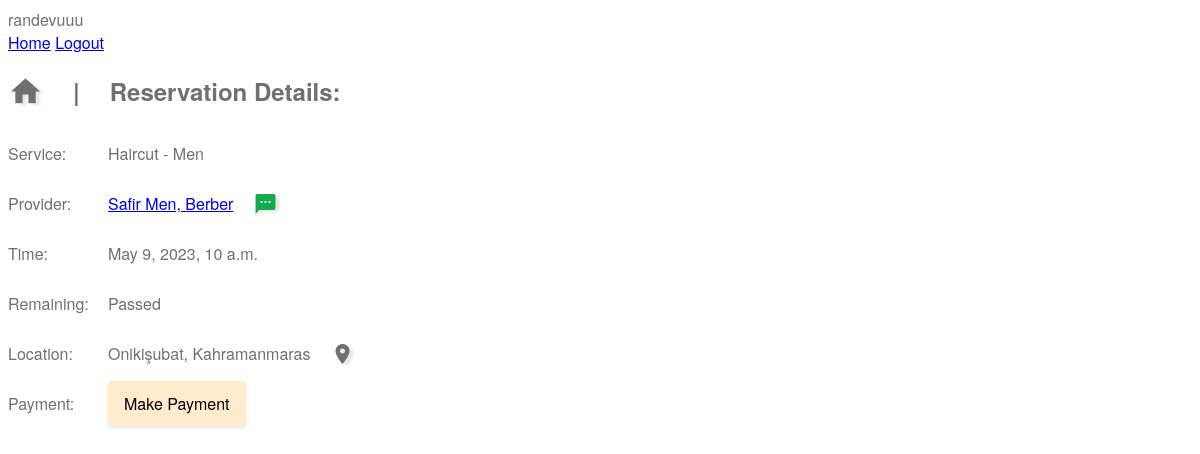
Before: /reservation/1 (signed in) with the older database file.
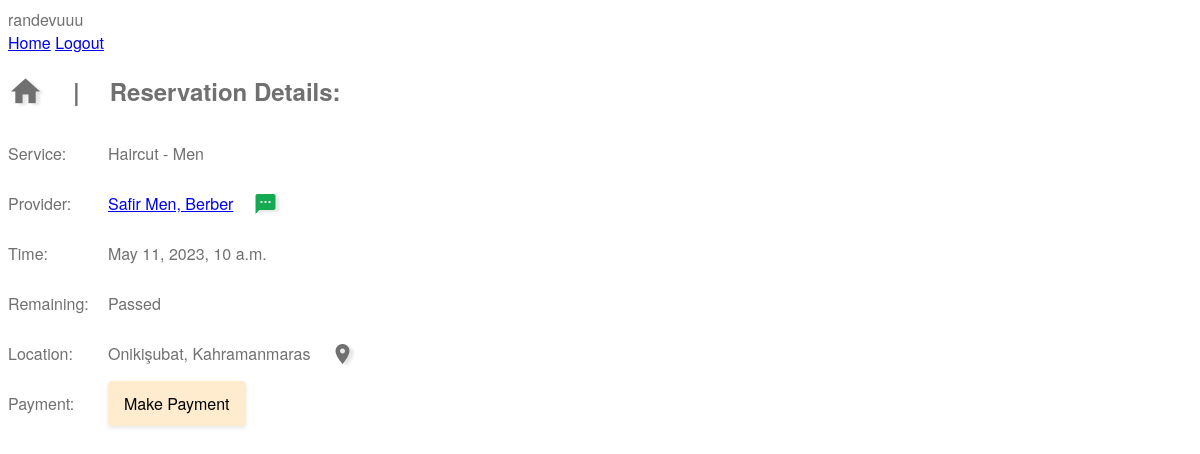
After: the same page with the newer database file.
### web/models.py (models this page shows, shortened)
class Reservation(models.Model):
    user = models.ForeignKey(User, on_delete=models.CASCADE)
    service = models.ForeignKey(AvailableService, on_delete=models.CASCADE, related_name="reservations")
    start_time = models.DateTimeField()
    reservation_time = models.DateTimeField(auto_now_add=True)
    active = models.BooleanField(default=True)
    deactivation_time = models.DateTimeField(blank=True, null=True)
    deactivation_reason = models.TextField(blank=True, null=True)
    realization = models.BooleanField(blank=True, null=True)
    customer_acceptance = models.DateTimeField(blank=True, null=True)
    provider_acceptance = models.DateTimeField(blank=True, null=True)
    customer_star = models.FloatField(blank=True, null=True)
    customer_note = models.CharField(max_length=400, blank=True, null=True)

### web/views.py (the view)
# urls.py: path("reservation/<int:reservation_id>", views.view_reservation, name="reservation"),
def view_reservation(request, reservation_id):
    if not request.user.is_authenticated:
        return HttpResponseRedirect("login")
    try:
        try:
            reservation = Reservation.objects.get(id=reservation_id, user=request.user)
        except:
            raise Exception("No reservation found!")
        remaining = reservation.start_time.replace(tzinfo=None) - datetime.now()
        remaining_text = f"{remaining.days} days, {remaining.seconds//3600} hours and {(remaining.seconds//60)%60} minutes"
        if reservation.start_time.replace(tzinfo=None) < datetime.now():
            remaining_text = "Passed"
        locat = reservation.service.provider.location
        location_text = f"{locat.district}, {locat.city}"
        payment_done = False
        payments = reservation.payments
        print("payment count: ", payments.count())
        if payments.count() > 0:
            payment_done = True
        reservation_cooked = {
            "id": reservation.id,
            "service_name": reservation.service.service.name,
            "provider_id": reservation.service.provider.id,
            "provider_name": reservation.service.provider.name,
            "service_time": reservation.start_time,
            "remaining": remaining_text,
            "remaining_days": remaining.days,
            "location": location_text,
            "longitude": locat.longitude,
            "latitude": locat.latitude,
            "payment_done": payment_done,
            "active": reservation.active
        }
        return render(request, "web/reservation.html", {
            "res": reservation_cooked
        })
    except Exception as e:
        return render(request, "web/reservation.html", {
            "message": e
        })

### web/templates/web/reservation.html (shortened to what this page needs)
{% extends "web/layout.html" %}
{% load static %}
{% block head %}
    <link href="{% static 'web/reservation.css' %}" rel="stylesheet">
{% endblock %}
{% block body %}
    <div class="div-reservation-main">
        <h2 class="h2-page-header">
            <span class="material-icons pointer icon-link link-home">home</span>
            <span>|</span>
            <span>Reservation Details:</span>
        </h2>
        <div class="div-reservation-detail">
            <div class="row">
                <div class="col">Service:</div>
                <div class="col">{{ res.service_name }}</div>
            </div>
            <div class="row">
                <div class="col">Provider:</div>
                <div class="col">
                    <div class="div-provider-main">
                        <a href="/provider/{{ res.provider_id }}" class="a-reservation-detail">{{ res.provider_name }}</a>
                        <span class="material-icons pointer icon-link icon-link-green">textsms</span>
                    </div>
                </div>
            </div>
            <div class="row">
                <div class="col">Time:</div>
                <div class="col">{{ res.service_time }}</div>
            </div>
            <div class="row">
                <div class="col">Remaining:</div>
                <div class="col">{{ res.remaining }}</div>
            </div>
            <div class="row">
                <div class="col">Location:</div>
                <div class="col">
                    <div class="div-location-main">
                        {{ res.location }}
                        <span data-longitude="{{ res.longitude }}" data-latitude="{{ res.latitude }}" class="material-icons pointer link-to-map icon-link">place</span>
                    </div>
                </div>
            </div>
            <div class="row">
                <div class="col">Payment:</div>
                <div class="col">
                    {% if res.payment_done %}
                        <span class="material-icons m-green">done</span>
                    {% elif res.active %}
                        <button class="button-out-1 button-color-beige">Make Payment</button>
                    {% else %}
                        Reservation Canceled
                    {% endif %}
                </div>
            </div>
            <div class="row">
            </div>
        </div>
    </div>
{% endblock %}

Changed rows visible on the page:
changed Reservation: service_time "May 9, 2023, 10 a.m." → "May 11, 2023, 10 a.m."
